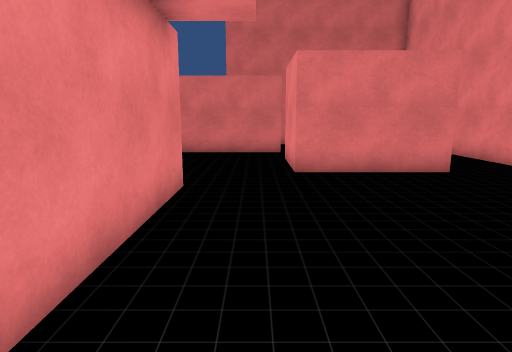
View 1 (above)

19 first-person views from a walk through a scene from a Unity 3-D project. The camera is 1.4 m above the floor, tilts 10° down and sees 75° across. The floor is counted in squares, 1 m on a side. Each view is taken from the middle of a square. On the plan, view 1 faces up. The plan holds only what a view shows up to about 15 squares ahead; the rest is blank.

View 2
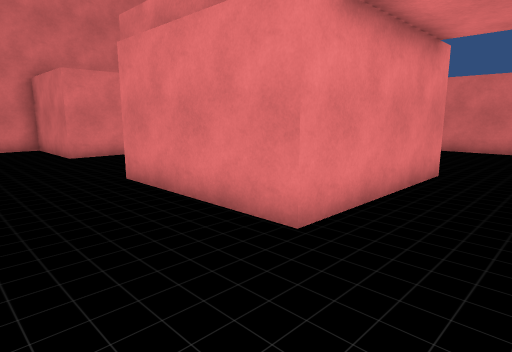

View 3
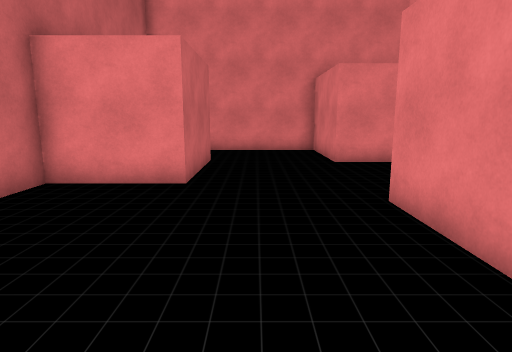

View 4
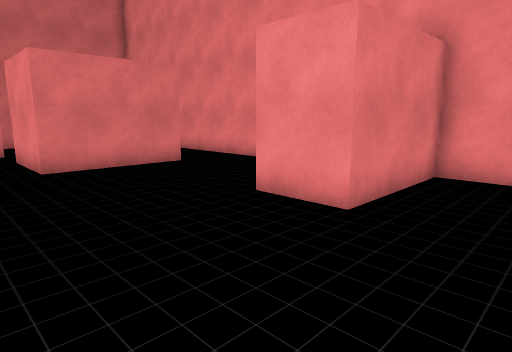

View 5
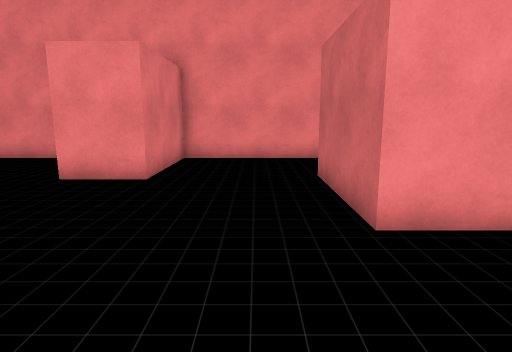

View 6
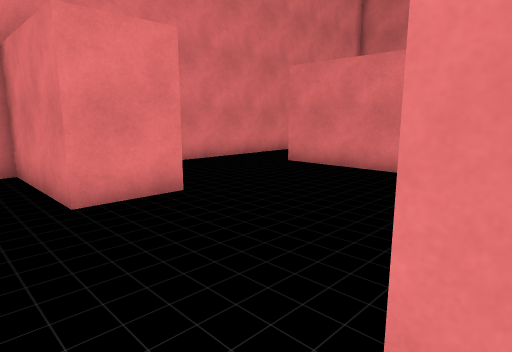

View 7
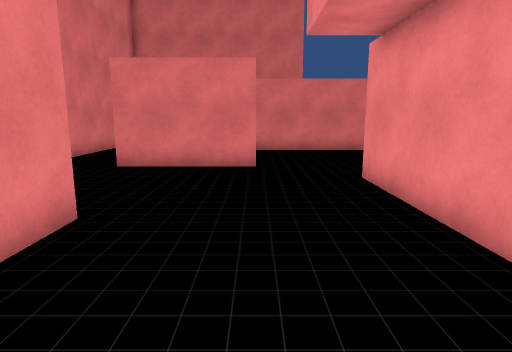

View 8
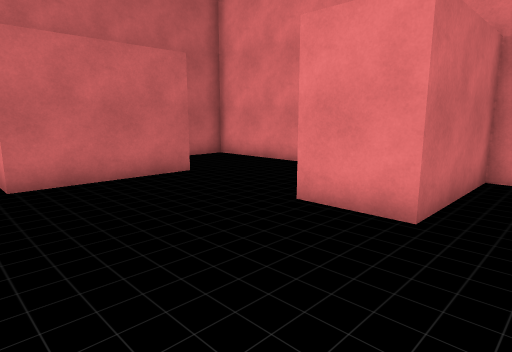

View 9
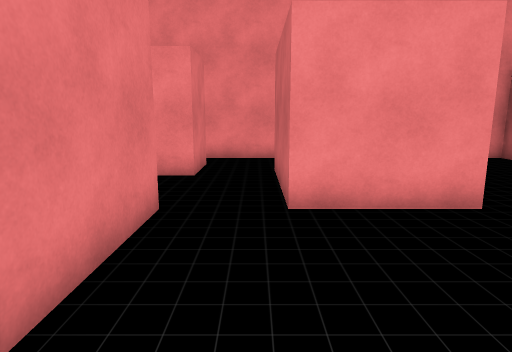

View 10
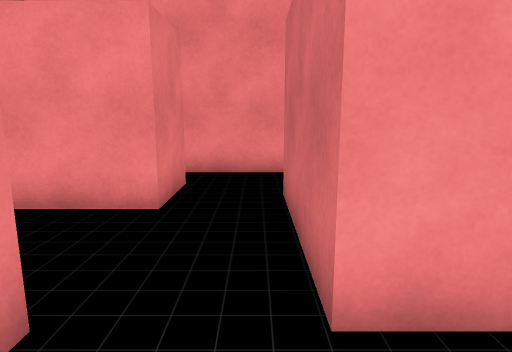

View 11
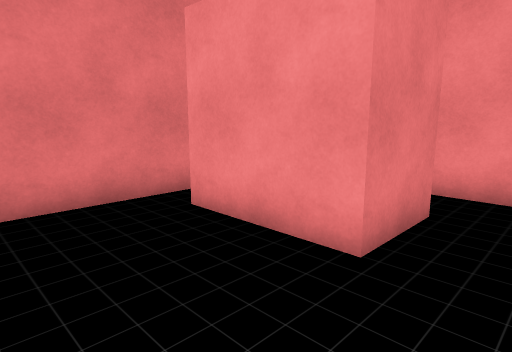

View 12
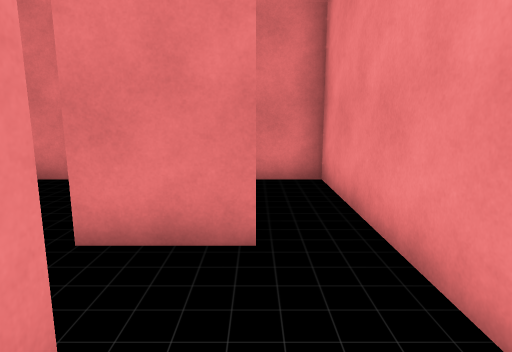

View 13
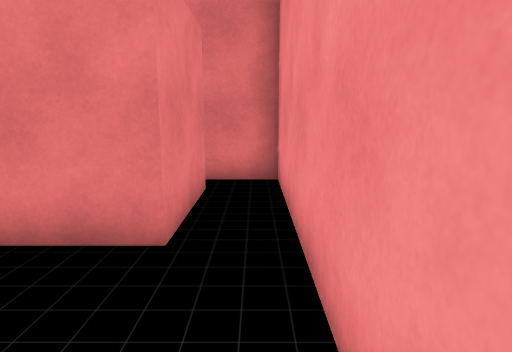

View 14
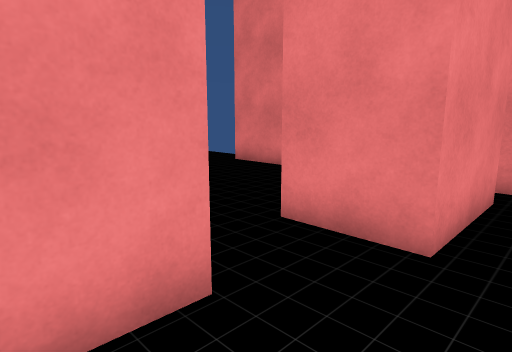

View 15
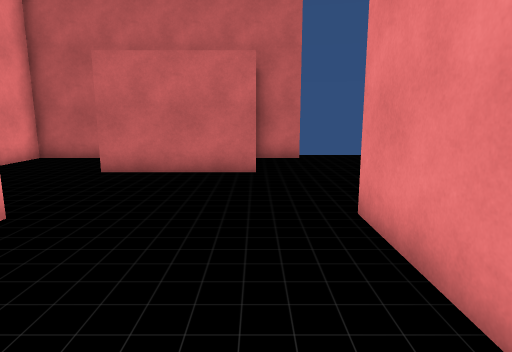

View 16
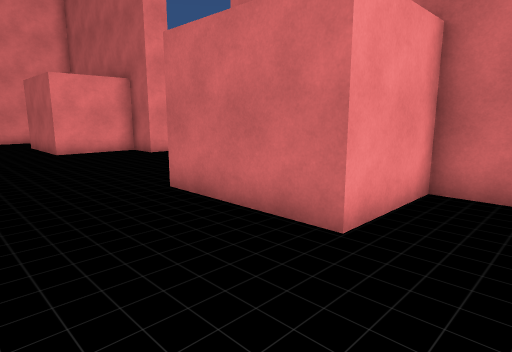

View 17
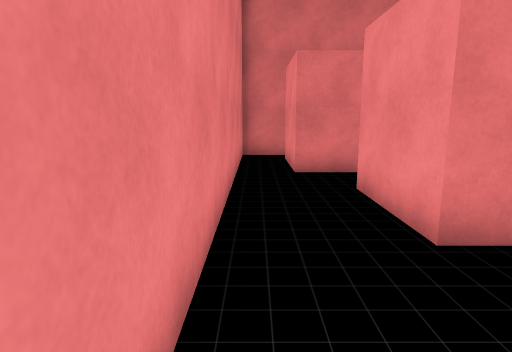

View 18
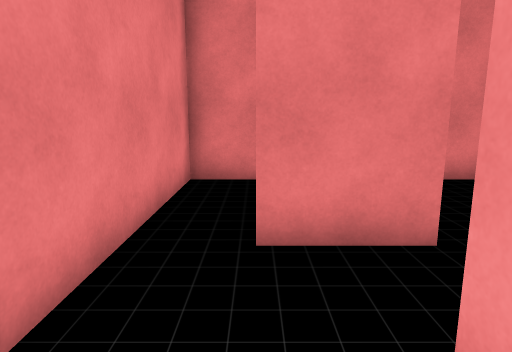

View 19
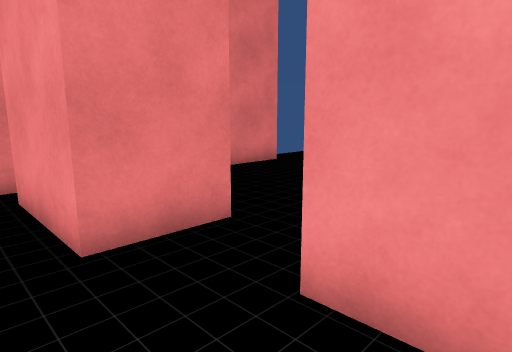

### Floor plan
Points are (right, up) in squares from view 1. A wall is a line through its corners. A room is listed if a view was taken in it or the views show most of it. See-through windows are left out.
Room 1 (views 1, 2, 3, 4, 5, 6, 7, 8, 12, 13, 14, 15, 16, 17, 18, 19)
walls: (-6.5, 2) (-6.5, 6.8); (-1.5, -6.4) (-1.5, -5.5) (0, -5.5) (0, -2.5) (4, -2.5); (-1.5, 6.9) (-1.5, 1.3) (-6.5, 1.3); (-9, 8.5) (-13, 8.5) (-13, 11.5); (5.4, -5.5) (7.5, -5.5) (7.5, 1.5) (3.5, 1.5) (3.5, 3.5); (7, 3.5) (7.5, 3.5) (7.5, 4); (-15.5, 4) (-15.5, 3.5) (-11.5, 3.5) (-11.5, 1.5) (-15.5, 1.5) (-15.5, -5.5) (-12, -5.5) (-12, -2.5) (-8, -2.5) (-8, -5.5) (-6.8, -5.5); (5.1, 8.5) (1, 8.5); (7.5, 5.9) (7.5, 13.6); (5, 11.5) (5, 10.1); (-11.9, 13.5) (-14, 13.5); (-15.5, 13.5) (-15.5, 5.5)
ways out: opening at (-0.5, 8.5) to room 2; opening at (4.5, 12.5) to room 3; opening at (-15, 13); opening at (-12.5, 12.5); opening at (7, 14)
Room 2 (views 9, 10)
walls: (-0.5, 13.5) (-9, 13.5); (1, 8.5) (1, 11.5)
ways out: opening at (-0.5, 8.5) to room 1; opening at (0.5, 12.5) to room 3
Room 3 (view 11)
walls: (-6.4, 17.5) (-9.8, 17.5); (1, 13.5) (-0.5, 13.5); (1, 11.5) (5, 11.5); (3.5, 17.5) (-1.5, 17.5); (6, 13.5) (4, 13.5) (4, 16.5)
ways out: opening at (4.5, 12.5) to room 1; opening at (0.5, 12.5) to room 2; opening at (-10.5, 14)

Where each view was taken, in squares from view 1:
view 1: 0 up, 0 right, facing up
view 2: 2 down, 1 right, facing up-left
view 3: 1 down, 1 left, facing left
view 4: 1 down, 1 left, facing up-right
view 5: 1 down, 4 left, facing right
view 6: 0 up, 6 left, facing up-left
view 7: 1 down, 9 left, facing up
view 8: 5 up, 7 left, facing down-left
view 9: 12 up, 4 left, facing right
view 10: 12 up, 1 left, facing right
view 11: 12 up, 1 right, facing up-right
view 12: 10 up, 6 right, facing up
view 13: 10 up, 7 right, facing up
view 14: 10 up, 7 right, facing up-left
view 15: 6 up, 0 right, facing down
view 16: 1 up, 14 left, facing down-right
view 17: 5 up, 15 left, facing up
view 18: 10 up, 14 left, facing up
view 19: 10 up, 15 left, facing up-right
